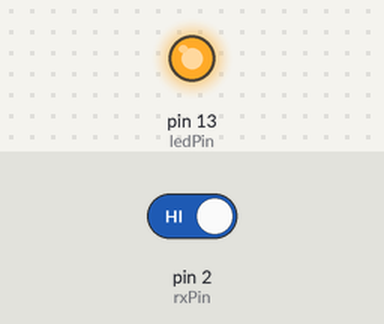
Simulated run of this sketch. Board: Arduino Mega 2560, built with avr-gcc and run on an emulated ATmega2560. On the bench: output pins drawn as LEDs (lit = HIGH). The inputs (shaded band) are chosen by the test bench; at power-on: pin 2 (rxPin) HIGH. Pins used as bus, display or sensor lines are not drawn; what the sketch prints to the serial monitor is not drawn.

Above: at 1.2 s.
1.3 s: pin 2 (rxPin) driven LOW
At 2.5 s:
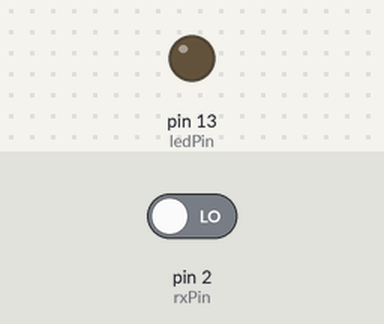
2.8 s: pin 2 (rxPin) driven HIGH
At 3.7 s:
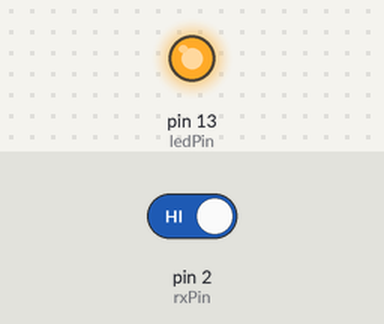
Timing chart, 0 to 5.8 s (numbered marks = the images above; inputs shaded):
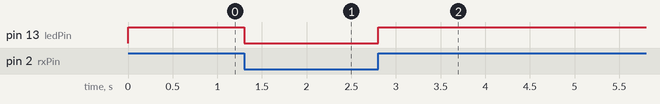

Measured:
- after the input at 1.3 s, pin 13 (ledPin): HIGH → LOW at once
- after the input at 2.8 s, pin 13 (ledPin): LOW → HIGH at once

The sketch:

measure_bit_transfer_errors.ino
```cpp
const int rxPin = 2;     // the number of the pushbutton pin
const int ledPin =  13;      // the number of the LED pin
const int txPin = 53;

int rxState = 0;         // variable for reading the pushbutton status

void setup() {
  pinMode(ledPin, OUTPUT);
  pinMode(rxPin, INPUT);
  pinMode(txPin, OUTPUT);
  Serial.begin(9600);
}

int on = 0;
unsigned long n = 0;
unsigned long f = 0;
void loop() {
  n++;
  rxState = digitalRead(rxPin);
  digitalWrite(ledPin, rxState);
  if(rxState != (on ? HIGH : LOW)) {
    f++;
  }
  if(n % 1000 == 0) {
    Serial.print(f);
    Serial.print("\n");
    f = 0;
  }

  on = !on;
  digitalWrite(txPin, on);
  delayMicroseconds(100);
}
```
